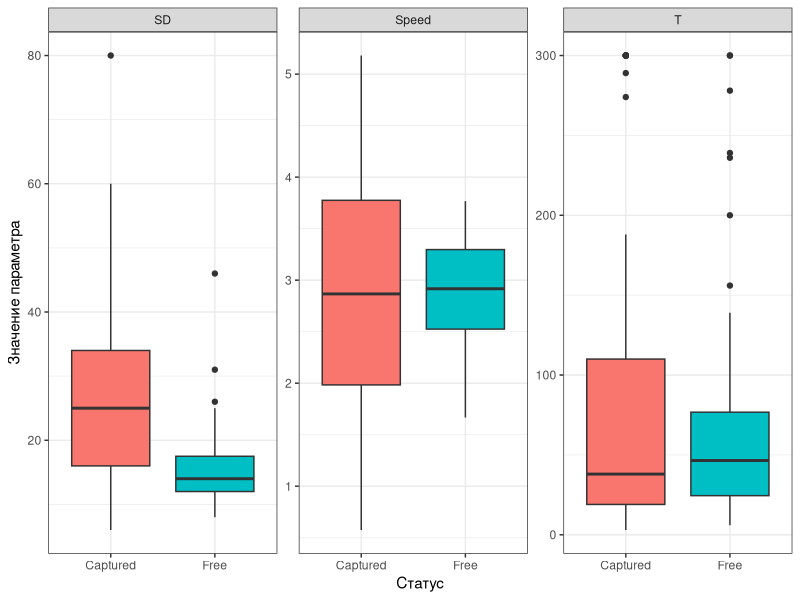
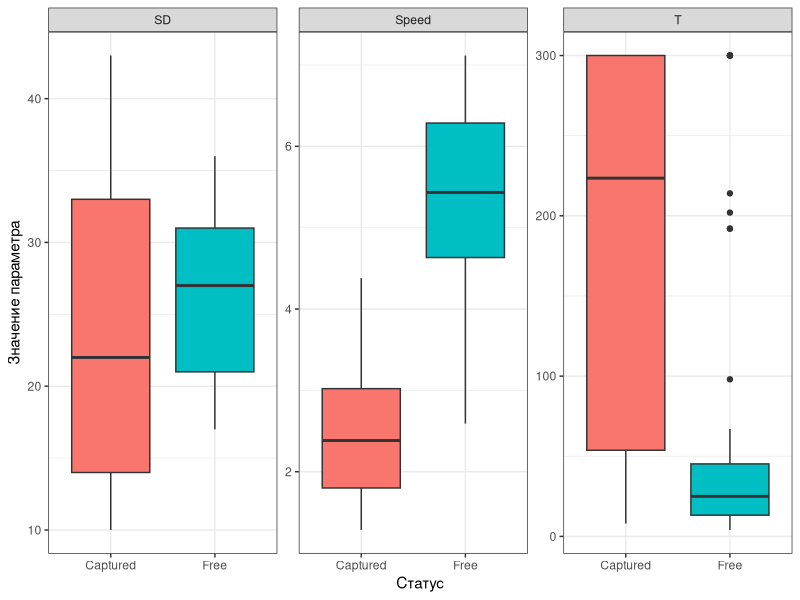
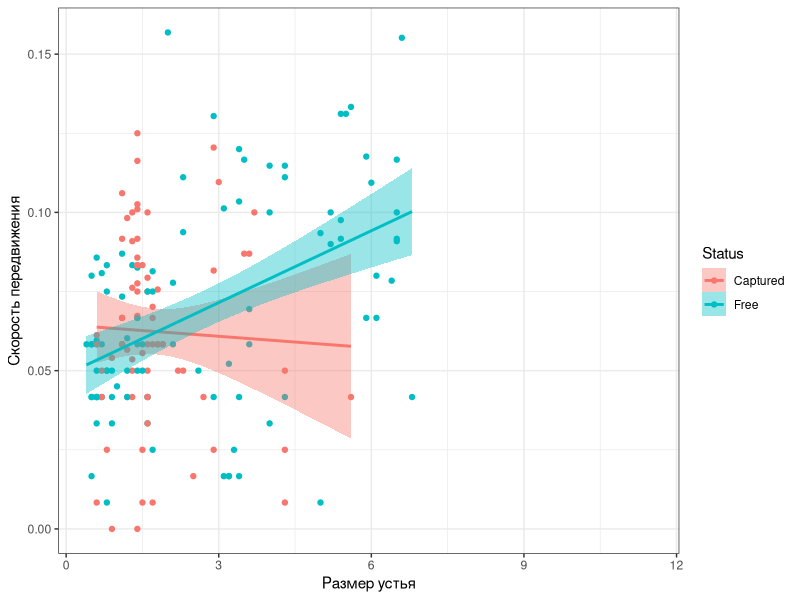

These figures' R source, in order:
## ---- chunk 1
library(knitr)
opts_chunk$set(echo = FALSE, warning = FALSE, message = FALSE)
## ---- chunk 2
library(readxl)
library(ggplot2)
library(dplyr)
library(broom)
library(clipr)
## ---- chunk 3

snail_move2 <- read_excel("Data/snail_movement_2023_lenght.xlsx", na = "NA")
snail_move <- read_excel("Data/snail_movement_2023.xlsx", na = "NA")

Litt2 <- snail_move2 %>% filter(Species == "Littorina") 

Hydr2 <- snail_move2 %>% filter(Species == "Hydrobia")

Barbar <- snail_move %>% filter(Barbarity == "Barbar")

Litt <- snail_move %>% filter(Species == "Littorina")

Hydr <- snail_move %>% filter(Species == "Hydrobia")

## ---- chunk 4

ggplot(Hydr2, aes(y = Value, x = Status,  fill = Status)) + 
  geom_boxplot() + 
  theme_bw() + 
  facet_wrap(~Trait,scales = "free_y") +
  labs(x = "Статус", y = "Значение параметра") + 
  guides(fill = "none")

## ---- chunk 5
model_Hydr2_sd <-
Barbar %>% filter(Species == "Hydrobia") %>% 
  aov(Sd ~ Aperture_size * Status, data = .)
  
 

sd_df_h <- tidy(model_Hydr2_sd)

kable(sd_df_h, caption = "Табл. ++. Результаты дисперсионного анализа модели, описывающей связь вариабельности направления движения с размером и статусом гидробий.")

## ---- chunk 6
model_Hydr2_sp <-
Barbar %>% filter(Species == "Hydrobia") %>% 
  aov(Speed ~ Aperture_size * Status, data = .)
  
 

sp_df_h <- tidy(model_Hydr2_sp)

kable(sp_df_h, caption = "Табл. ++. Результаты дисперсионного анализа модели, описывающей связь скорости движения с размером и статусом гидробий.")
## ---- chunk 7
model_Hydr2_Tt <-
Barbar %>% filter(Species == "Hydrobia") %>% 
  aov(Turn_time ~ Aperture_size * Status, data = .)
  
 

Tt_df_h <- tidy(model_Hydr2_Tt)

kable(Tt_df_h, caption = "Табл. ++. Результаты дисперсионного анализа модели, описывающей связь времени подготовки к движению с размером и статусом гидробий.")
## ---- chunk 8

ggplot(Litt2, aes(y = Value, x = Status,  fill = Status)) + 
  geom_boxplot() + 
  theme_bw() + 
  facet_wrap(~Trait,scales = "free_y") +
  labs(x = "Статус", y = "Значение параметра") + 
  guides(fill = "none")
## ---- chunk 9
model_Litt2_Sd <-
Barbar %>% filter(Species == "Littorina") %>% 
  aov(Sd ~ Aperture_size * Status, data = .)
  
sd_df_l <- tidy(model_Litt2_Sd)

kable(sd_df_l, caption = "Табл. ++. Результаты дисперсионного анализа модели, описывающей связь вариабельности движения с размером и статусом литторин.")
## ---- chunk 10
model_Litt2_Speed <-
Litt %>% aov (Speed ~ Aperture_size * Status, data = .)
  
sp_df_l <- tidy(model_Litt2_Speed)

kable(sp_df_l, caption = "Табл. ++. Результаты дисперсионного анализа модели, описывающей связь скорости движения с размером и статусом литторин.")
## ---- chunk 11
model_Litt2_Tt <-
Barbar %>% filter(Species == "Littorina") %>% 
  aov(Turn_time ~ Aperture_size * Status, data = .)
  
Tt_df_l <- tidy(model_Litt2_Tt)

kable(Tt_df_l, caption = "Табл. ++. Результаты дисперсионного анализа модели, описывающей связь времени начала движения с размером и статусом литторин.")
## ---- chunk 12

ggplot(Barbar, aes(x = Aperture_size, y = Speed, fill = Status, color = Status)) + 
  geom_point() + 
  geom_smooth(method = 'lm') + 
  theme_bw() +
  labs(x = "Размер устья", y = "Скорость передвижения")

